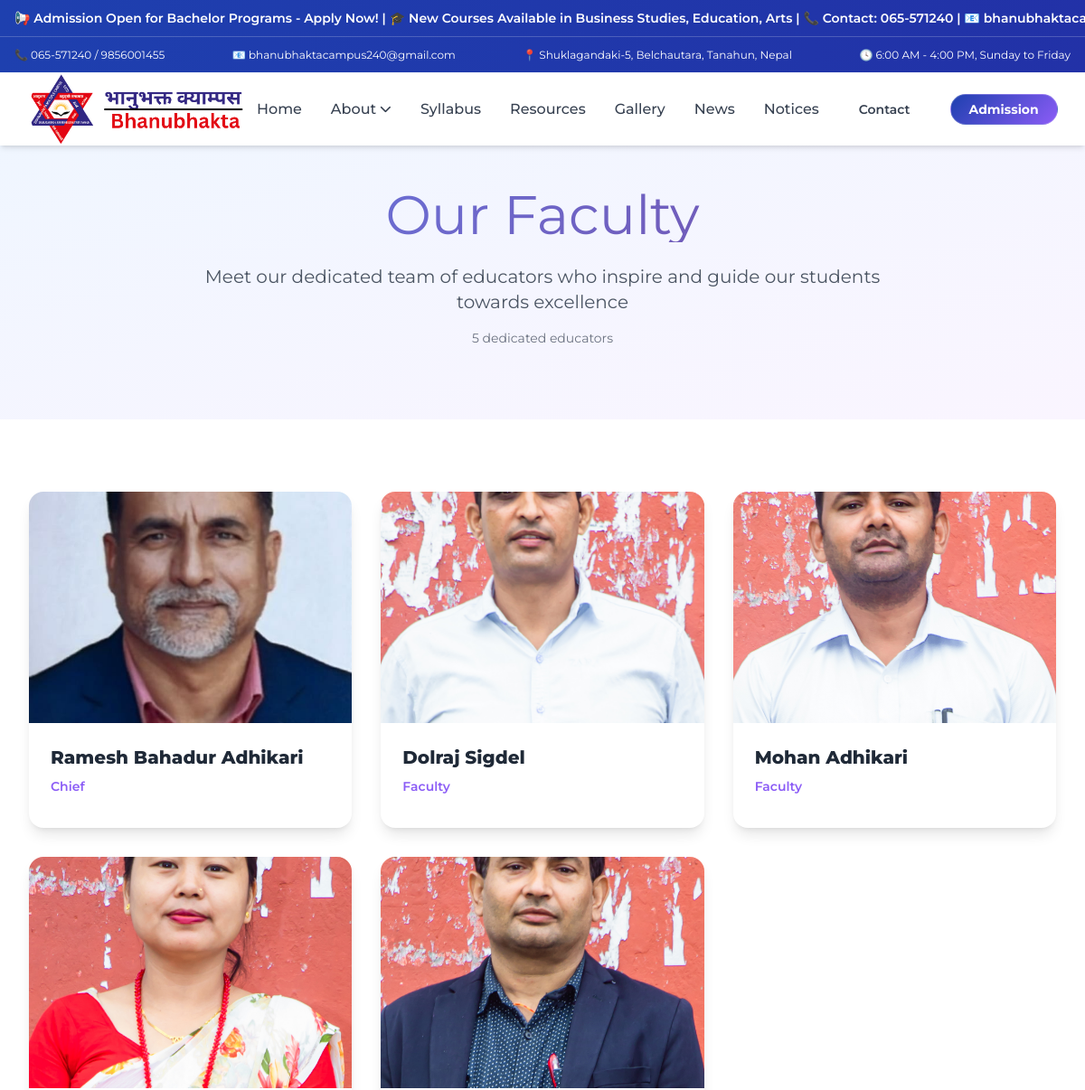
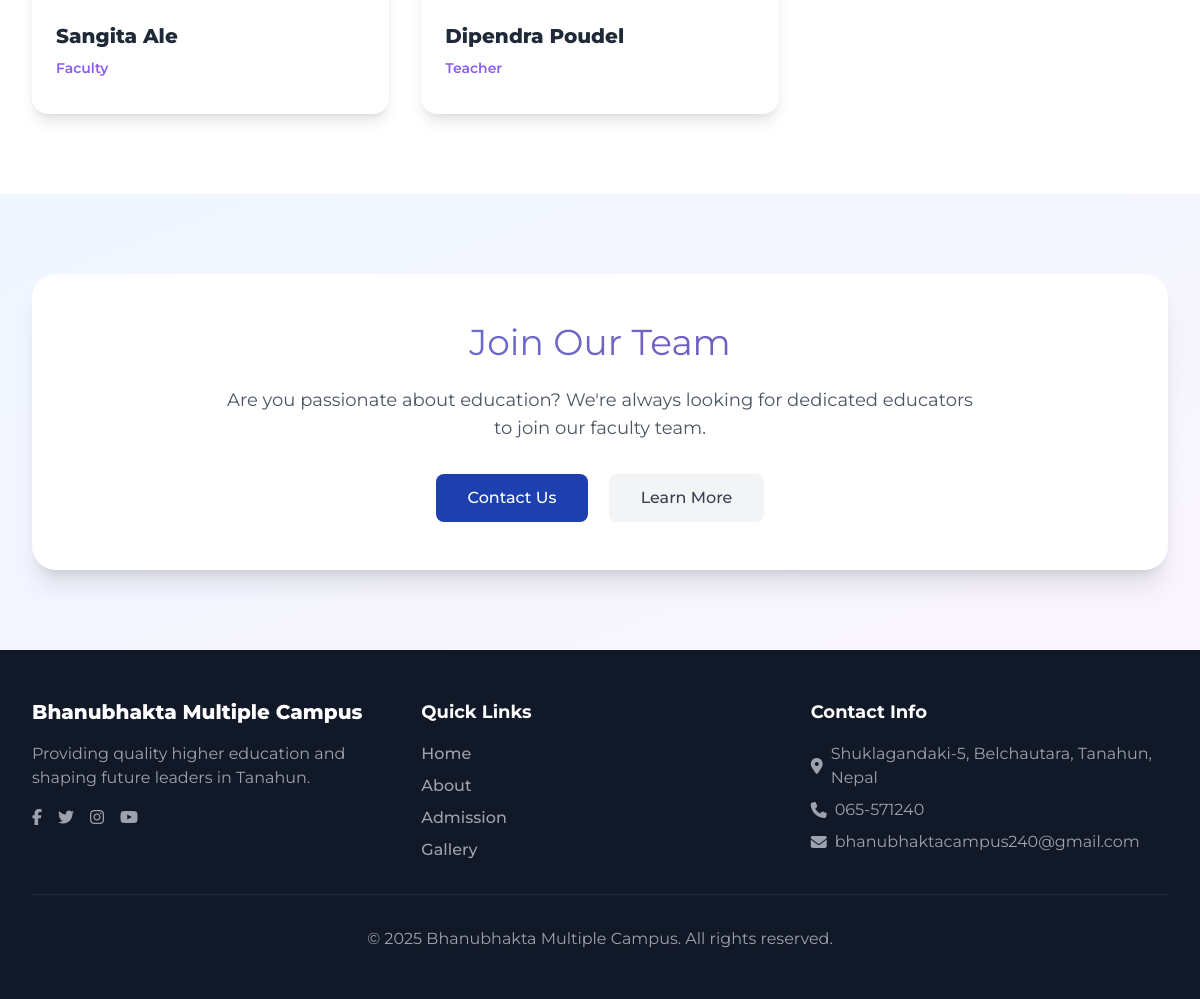
The app's page /faculty/ with its own data (2 pictures, top to bottom).
### base/models.py (models this page shows, shortened)
class FacultyMember(models.Model):
    user = models.OneToOneField(User, on_delete=models.SET_NULL, null=True, blank=True)
    full_name = models.CharField(max_length=100)
    designation = models.CharField(max_length=100)
    image = models.ImageField(upload_to='faculty_images/', blank=True, null=True)
    bio = models.TextField(blank=True)
    contact_email = models.EmailField(blank=True)
    phone_number = models.CharField(max_length=20, blank=True)

### base/views.py (the view)
# urls.py: path('faculty/', views.faculty_members, name='faculty_members'),
def faculty_members(request):
    faculty_list = FacultyMember.objects.all().order_by('designation', 'full_name')
    paginator = Paginator(faculty_list, 12)
    page_number = request.GET.get('page')
    faculty = paginator.get_page(page_number)
    context = {
        'faculty': faculty,
        'total_faculty': faculty_list.count(),
    }
    return render(request, 'faculty_member.html', context)

### base/templates/faculty_member.html (shortened to what this page needs)
{% extends 'base.html' %}
{% load static %}
{% block content %}
    <section class="relative py-20 bg-gradient-to-br from-blue-50 to-purple-50">
        <div class="max-w-7xl mx-auto px-4 sm:px-6 lg:px-8">
            <div class="text-center">
                <h1 class="font-playful text-5xl sm:text-6xl gradient-text mb-6">Our Faculty</h1>
                <p class="text-xl text-gray-600 max-w-3xl mx-auto">
                    Meet our dedicated team of educators who inspire and guide our students towards excellence
                </p>
                {% if total_faculty > 0 %}
                <p class="text-sm text-gray-500 mt-4">{{ total_faculty }} dedicated educator{{ total_faculty|pluralize }}</p>
                {% endif %}
            </div>
        </div>
    </section>
    <section class="py-20 bg-white">
        <div class="max-w-7xl mx-auto px-4 sm:px-6 lg:px-8">
            {% if faculty %}
                <div class="grid grid-cols-1 md:grid-cols-2 lg:grid-cols-3 xl:grid-cols-4 gap-8" id="faculty-grid">
                    {% for member in faculty %}
                    <div class="group relative bg-white rounded-2xl shadow-lg overflow-hidden hover:shadow-xl transition-all duration-300 transform hover:-translate-y-2">
                        <div class="relative overflow-hidden">
                            {% if member.image %}
                            <img src="{{ member.image.url }}"
                                 alt="{{ member.full_name }}"
                                 class="w-full h-64 object-cover transition-transform duration-500 group-hover:scale-110">
                            {% endif %}
                        </div>
                        <div class="p-6">
                            <h3 class="text-xl font-bold text-gray-800 mb-2 group-hover:text-school-blue transition-colors duration-300">
                                {{ member.full_name }}
                            </h3>
                            <p class="text-school-purple font-medium text-sm mb-3">
                                {{ member.designation }}
                            </p>
                        </div>
                    </div>
                    {% endfor %}
                </div>
            {% endif %}
        </div>
    </section>
    <section class="py-20 bg-gradient-to-br from-blue-50 to-purple-50">
        <div class="max-w-7xl mx-auto px-4 sm:px-6 lg:px-8">
            <div class="bg-white rounded-3xl p-12 text-center shadow-xl">
                <h2 class="text-4xl font-playful gradient-text mb-6">Join Our Team</h2>
                <p class="text-gray-600 text-lg mb-8 max-w-3xl mx-auto">
                    Are you passionate about education? We're always looking for dedicated educators to join our faculty team.
                </p>
                <div class="space-x-4">
                    <a href="{% url 'base:contact' %}" class="bg-school-blue text-white px-8 py-3 rounded-lg hover:bg-blue-700 transition-colors duration-300 inline-block">
                        Contact Us
                    </a>
                    <a href="{% url 'base:about' %}" class="bg-gray-100 text-gray-700 px-8 py-3 rounded-lg hover:bg-gray-200 transition-colors duration-300 inline-block">
                        Learn More
                    </a>
                </div>
            </div>
        </div>
    </section>
{% endblock %}

### base/templates/base.html (shortened to what this page needs)
{% load static %}
<!DOCTYPE html>
<html lang="en">
<head>
    <link rel="stylesheet" href="https://cdn.jsdelivr.net/npm/fontisto@v3.0.4/css/fontisto/fontisto.min.css">
    <script src="https://cdn.tailwindcss.com"></script>
    <link rel="stylesheet" href="https://cdnjs.cloudflare.com/ajax/libs/font-awesome/6.5.1/css/all.min.css">
</head>
<body class="font-clean bg-gradient-to-br from-blue-50 to-purple-50">
    <div id="combined-banner" class="combined-banner fixed w-full z-50 h-20 overflow-hidden">
        <div class="flex items-center h-10">
            <div class="marquee-text text-white font-medium text-sm px-4">
                📢 Admission Open for Bachelor Programs - Apply Now! | 🎓 New Courses Available in Business Studies, Education, Arts | 📞 Contact: 065-571240 | 📧 bhanubhaktacampus240@gmail.com
            </div>
        </div>
        <div class="contact-info-row h-10 border-t border-white/20">
            <div class="max-w-7xl mx-auto px-4 h-full">
                <div class="flex items-center justify-between h-full text-xs">
                    <div class="contact-info-item">
                        <span>📞 065-571240 / 9856001455</span>
                    </div>
                    <div class="contact-info-item">
                        <span>📧 bhanubhaktacampus240@gmail.com</span>
                    </div>
                    <div class="contact-info-item">
                        <span>📍 Shuklagandaki-5, Belchautara, Tanahun, Nepal</span>
                    </div>
                    <div class="contact-info-item">
                        <span>🕓 6:00 AM - 4:00 PM, Sunday to Friday</span>
                    </div>
                </div>
            </div>
        </div>
    </div>
    <nav id="main-navbar" class="bg-white shadow-lg fixed w-full z-40 navbar-adjusted">
        <div class="max-w-7xl mx-auto px-4 sm:px-6 lg:px-8">
            <div class="flex justify-between h-20">
                <div class="flex-shrink-0 flex items-center">
                    <div class="w-60 h-20 flex items-center justify-center mr-3">
                        <a href="{% url 'base:home' %}">
                            <img src="{% static 'base/media/logo.png' %}" alt="Bhanubhakta Campus Logo" class="w-full h-full object-cover rounded-full">
                        </a>
                    </div>
                </div>
                <div class="hidden md:flex items-center space-x-8">
                    <a href="{% url 'base:home' %}" class="text-gray-700 hover:text-school-blue transition-colors">Home</a>
                    <div class="dropdown">
                        <a href="{% url 'base:about' %}" class="text-gray-700 hover:text-school-blue transition-colors flex items-center">
                            About
                            <i class="fas fa-chevron-down dropdown-arrow"></i>
                        </a>
                    </div>
                    <a href="{% url 'base:syllabus' %}" class="text-gray-700 hover:text-school-blue transition-colors">Syllabus</a>
                    <a href="{% url 'base:resources' %}" class="text-gray-700 hover:text-school-blue transition-colors">Resources</a>
                    <a href="{% url 'base:gallery' %}" class="text-gray-700 hover:text-school-blue transition-colors">Gallery</a>
                    <a href="{% url 'base:news' %}" class="text-gray-700 hover:text-school-blue transition-colors">News</a>
                    <a href="{% url 'base:notice' %}" class="text-gray-700 hover:text-school-blue transition-colors">Notices</a>
                    <a href="{% url 'base:contact' %}" class="nav-link text-gray-700 hover:text-school-blue px-3 py-2 text-sm font-medium transition-colors">Contact</a>
                    <a href="{% url 'base:admission' %}" class="apply-btn text-white px-5 py-1.5 rounded-full font-semibold text-sm">
                        Admission
                    </a>
                </div>
            </div>
        </div>
    </nav>
    <main class="pt-32">
        {% block content %}{% endblock %}
    </main>
    <footer class="bg-gray-900 text-white py-12">
        <div class="max-w-7xl mx-auto px-4 sm:px-6 lg:px-8">
            <div class="grid grid-cols-1 md:grid-cols-3 gap-8">
                <div>
                    <h3 class="text-xl font-playful font-bold mb-4">Bhanubhakta Multiple Campus</h3>
                    <p class="text-gray-400 mb-4">
                        Providing quality higher education and shaping future leaders in Tanahun.
                    </p>
                    <div class="flex space-x-4">
                        <a href="#" class="text-gray-400 hover:text-white transition-colors">
                            <i class="fab fa-facebook-f"></i>
                        </a>
                        <a href="#" class="text-gray-400 hover:text-white transition-colors">
                            <i class="fab fa-twitter"></i>
                        </a>
                        <a href="#" class="text-gray-400 hover:text-white transition-colors">
                            <i class="fab fa-instagram"></i>
                        </a>
                        <a href="#" class="text-gray-400 hover:text-white transition-colors">
                            <i class="fab fa-youtube"></i>
                        </a>
                    </div>
                </div>
                <div>
                    <h3 class="text-lg font-semibold mb-4">Quick Links</h3>
                    <ul class="space-y-2">
                        <li><a href="{% url 'base:home' %}" class="text-gray-400 hover:text-white transition-colors">Home</a></li>
                        <li><a href="{% url 'base:about' %}" class="text-gray-400 hover:text-white transition-colors">About</a></li>
                        <li><a href="{% url 'base:admission' %}" class="text-gray-400 hover:text-white transition-colors">Admission</a></li>
                        <li><a href="{% url 'base:gallery' %}" class="text-gray-400 hover:text-white transition-colors">Gallery</a></li>
                    </ul>
                </div>
                <div>
                    <h3 class="text-lg font-semibold mb-4">Contact Info</h3>
                    <ul class="space-y-2 text-gray-400">
                        <li class="flex items-center">
                            <i class="fas fa-map-marker-alt mr-2"></i>
                           Shuklagandaki-5, Belchautara, Tanahun, Nepal
                        </li>
                        <li class="flex items-center">
                            <i class="fas fa-phone mr-2"></i>
                            065-571240
                        </li>
                        <li class="flex items-center">
                            <i class="fas fa-envelope mr-2"></i>
                            bhanubhaktacampus240@gmail.com
                        </li>
                    </ul>
                </div>
            </div>
            <div class="border-t border-gray-800 mt-8 pt-8 text-center text-gray-400">
                <p>&copy; 2025 Bhanubhakta Multiple Campus. All rights reserved.</p>
            </div>
        </div>
    </footer>
</body>
</html>

### base/templates/base.html (style rules this page uses)
.font-playful { font-family: 'Montserrat', sans-serif; }
.font-clean { font-family: 'Montserrat', sans-serif; }
.gradient-text { background: linear-gradient(135deg, #667eea 0%, #764ba2 100%); -webkit-background-clip: text; -webkit-text-fill-color: transparent; background-clip: text; }
.apply-btn { background: linear-gradient(135deg, #1E40AF 0%, #8B5CF6 100%); transition: all 0.3s ease; border: 1px solid rgba(255, 255, 255, 0.2); position: relative; overflow: hidden; animation: pulse-glow 3s ease-in-out infinite; }
.apply-btn::before { content: ''; position: absolute; top: 0; left: -100%; width: 100%; height: 100%; background: linear-gradient(90deg, transparent, rgba(255, 255, 255, 0.3), transparent); transition: left 0.6s ease; }
.nav-link { position: relative; }
.nav-link::after { content: ''; position: absolute; width: 0; height: 2px; bottom: 0; left: 50%; background: linear-gradient(135deg, #1E40AF 0%, #8B5CF6 100%); transition: all 0.3s ease; transform: translateX(-50%); }
body { font-weight: 400; }
h1 { font-weight: 900; }
h2, h3 { font-weight: 600; }
p, li { font-weight: 400; }
a { font-weight: 500; }
.marquee-text { animation: marquee 30s linear infinite; white-space: nowrap; }
.combined-banner { background: linear-gradient(90deg, #1E40AF, #2e058f); background-size: 400% 400%; animation: gradientShift 8s ease infinite; transform: translateY(0); transition: transform 0.6s cubic-bezier(0.4, 0, 0.2, 1); }
#main-navbar { transition: all 1.2s cubic-bezier(0.25, 0.46, 0.45, 0.94); }
.navbar-adjusted { margin-top: 1px; }
main { transition: padding-top 1.2s cubic-bezier(0.25, 0.46, 0.45, 0.94); }
.contact-info-item { display: flex; align-items: center; gap: 0.5rem; font-size: 0.75rem; color: white; }
.dropdown { position: relative; }
.dropdown-arrow { transition: transform 0.3s ease; font-size: 0.8em; margin-left: 4px; }

### records on screen
FacultyMember: image (picture), full_name "Ramesh Bahadur Adhikari", designation "Chief"
FacultyMember: image (picture), full_name "Dolraj Sigdel", designation "Faculty"
FacultyMember: image (picture), full_name "Mohan Adhikari", designation "Faculty"
FacultyMember: image (picture), full_name "Sangita Ale", designation "Faculty"
FacultyMember: image (picture), full_name "Dipendra Poudel", designation "Teacher"

### other values on screen
{{ total_faculty }} "5"
